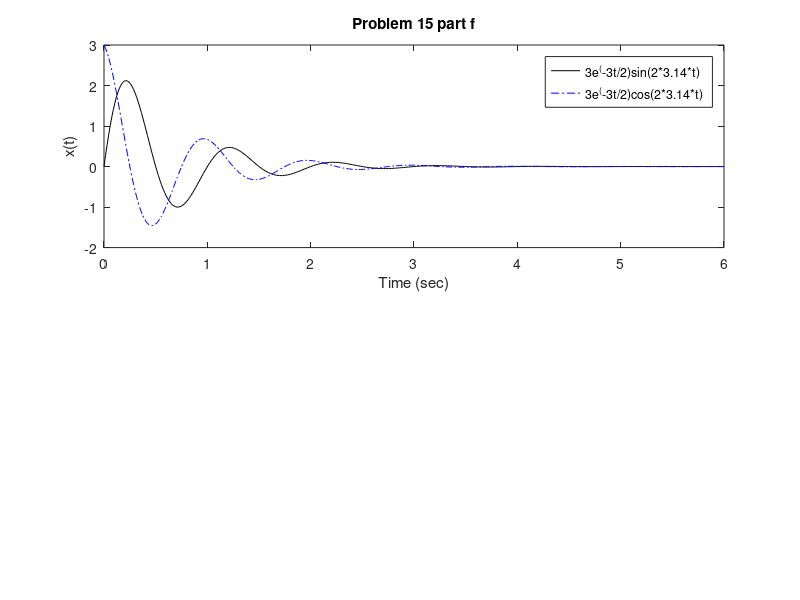

Here is the MATLAB script that generated this plot: (Note: this script raises an error after producing the figure.)
% go.m is an example m file script showing some plotting commands.
% Name: Stephen D'Amico
% Section Section 1
% Date last modified: 2/13/20 (You should update this as well.)
close all
% Plot the sinc(x) function, where sinc(t) = sin(t) / t
t = linspace(0,6,400); % generate a time vector
y1 = 3*exp(-(3/2)*t) .* sin(2*3.14*t); % 
figure(1)
clf
subplot(2,1,1)
plot(t,y1,'-k')
hold on 
x1=3*exp(-(3/2)*t) .* cos(2*3.14*t);
plot(t,x1,'-.b')
title('Problem 15 part f')
xlabel('Time (sec)')
ylabel('x(t)')

legend('3e^(-3t/2)sin(2*3.14*t)', '3e^(-3t/2)cos(2*3.14*t)')
hold on
gtext('Stephen Damico Section 001')
subplot(2,1,2)
plot(x1,y1,'m')
xlabel('x(t)')
ylabel('y(t)')
axis equal % makes x and yaxis equal


